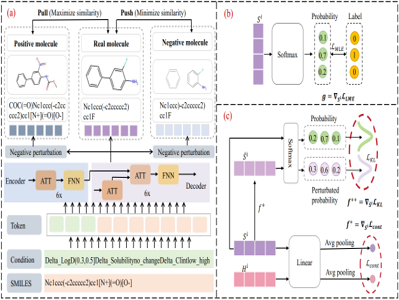
#> input picture assets/img/publications/GPMO.png, 399 x 300 px, found by its file name; its folder holds 4 pictures in this run
$ jupyter execute xiangsu.ipynb   (older library calls are emulated)
#> lines starting #> are read from the running program, lines starting #| are printed output that depends on the picture
[cell 1]
from PIL import Image
import os

# 指定文件夹路径和目标尺寸
input_folder = "C:\\Users\\Lmqhhh\\Desktop\\lmqfly.github.io\\assets\\img\\publications"  # 输入文件夹路径
output_folder = "C:\\Users\\Lmqhhh\\Desktop\\lmqfly.github.io\\assets\\img\\resize"  # 输出文件夹路径
target_size = (600, 450)  # 替换为目标宽度和高度

# 创建输出文件夹
os.makedirs(output_folder, exist_ok=True)

# 批量处理图片
for filename in os.listdir(input_folder):
    if filename.lower().endswith(('.png', '.jpg', '.jpeg', '.bmp', '.gif')):
        with Image.open(os.path.join(input_folder, filename)) as img:
            # 调整图片大小
#> img is the input picture: PIL image 399x300 RGBA; mean R, G, B, A 236.2, 234.2, 233.6, 255
            resized_img = img.resize(target_size, Image.ANTIALIAS)
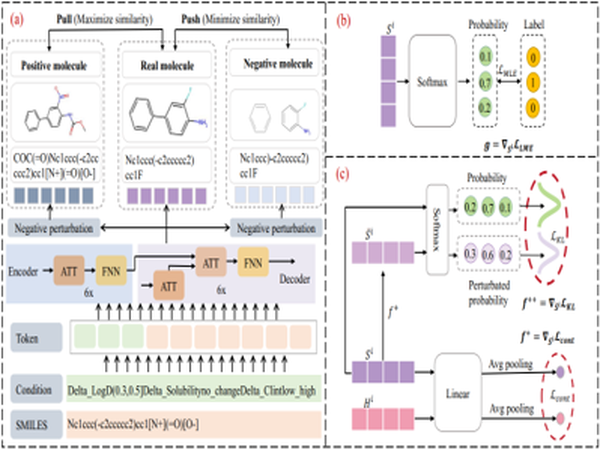
#> resized_img: PIL image 600x450 RGBA; mean R, G, B, A 235.8, 233.8, 233.1, 255
            # 保存调整后的图片
            resized_img.save(os.path.join(output_folder, filename))
#> pass 2 of the loop `for filename in os.listdir(input_folder):`:
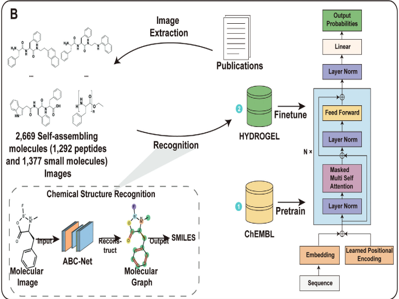
#> input picture assets/img/publications/HydrogelFinder.png, 399 x 299 px, found by its file name
#> img is the input picture: PIL image 399x299 RGBA; mean R, G, B, A 234.4, 234.9, 233.6, 255
#> `resized_img = img.resize(target_size, Image.ANTIALIAS)`:
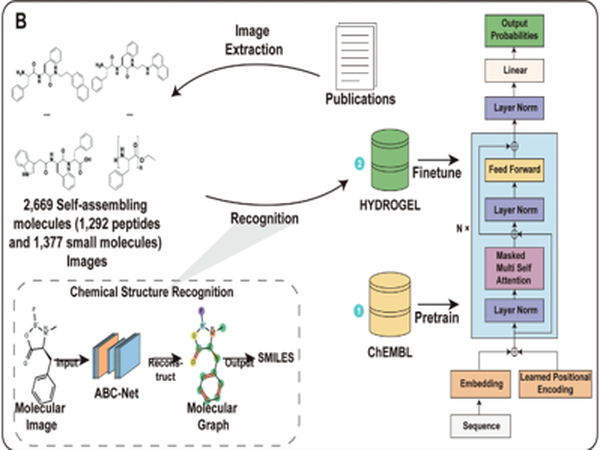
#> resized_img: PIL image 600x450 RGBA; mean R, G, B, A 234.1, 234.6, 233.3, 255
#> pass 3 of the loop `for filename in os.listdir(input_folder):`:
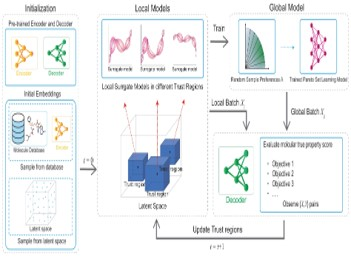
#> input picture assets/img/publications/MLPs.jpg, 351 x 262 px, found by its file name
#> img is the input picture: PIL image 351x262 RGB; mean R, G, B 239.4, 241.7, 242.9
#> `resized_img = img.resize(target_size, Image.ANTIALIAS)`:
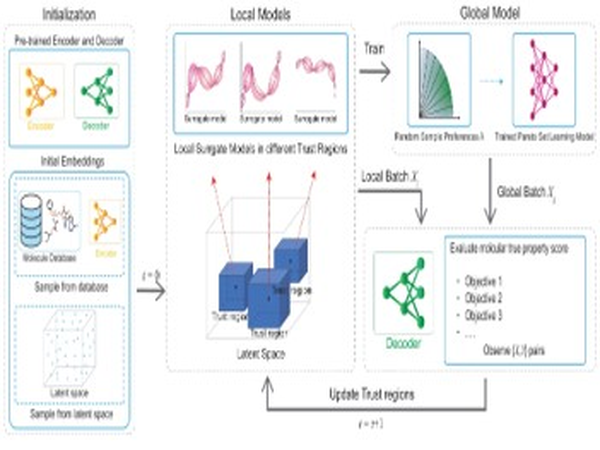
#> resized_img: PIL image 600x450 RGB; mean R, G, B 239.2, 241.5, 242.6
#> the loop made 4 passes; the first 3 are shown

print(f"所有图片已成功调整为 {target_size} 并保存到 {output_folder}")
